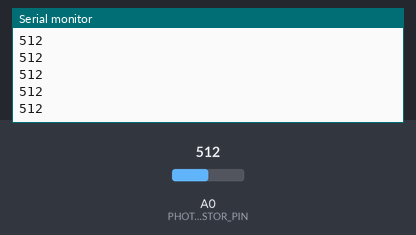
This sketch was run on a simulated Arduino Uno, built with avr-gcc and run on an emulated ATmega328P. Parts: the last lines printed to the serial monitor. The test bench sets the inputs (shaded band); at power-on: A0 (PHOTORESISTOR_PIN) = 512.

Above: at 1.2 s.
1.3 s: A0 (PHOTORESISTOR_PIN) set to 716
At 1.56 s:
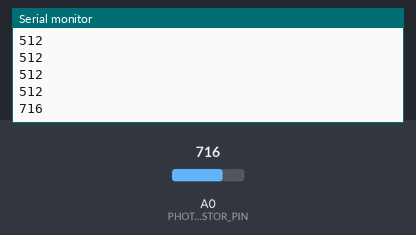
2.8 s: A0 (PHOTORESISTOR_PIN) set to 900
At 2.96 s:
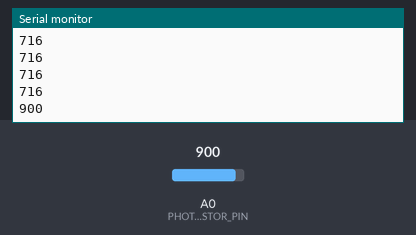
Timing chart, 0 to 5.8 s (numbered marks = the images above; inputs shaded):
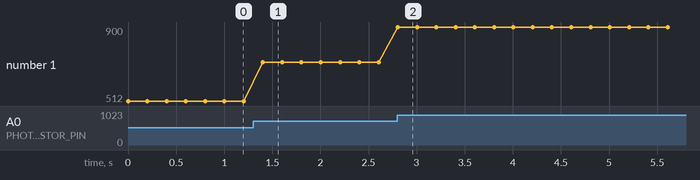

Measured:
- after the input at 1.3 s, the serial monitor: prints a new line after 0.10 s (image 1)
- after the input at 2.8 s, the serial monitor: prints a new line at once (image 2)
- plotted number 1: 512 → 716 after the input at 1.3 s, 716 → 900 after the input at 2.8 s

The sketch:

sketch.ino
```cpp
#define PHOTORESISTOR_PIN A0
#define SERIAL_PORT       9600

int photoSensorValue = 0;

void setup() {
  Serial.begin(SERIAL_PORT);
}

void loop() {
  photoSensorValue = analogRead(PHOTORESISTOR_PIN);
  if (Serial.availableForWrite()) {
    Serial.println(photoSensorValue);
  }
  delay(200);
}
```
